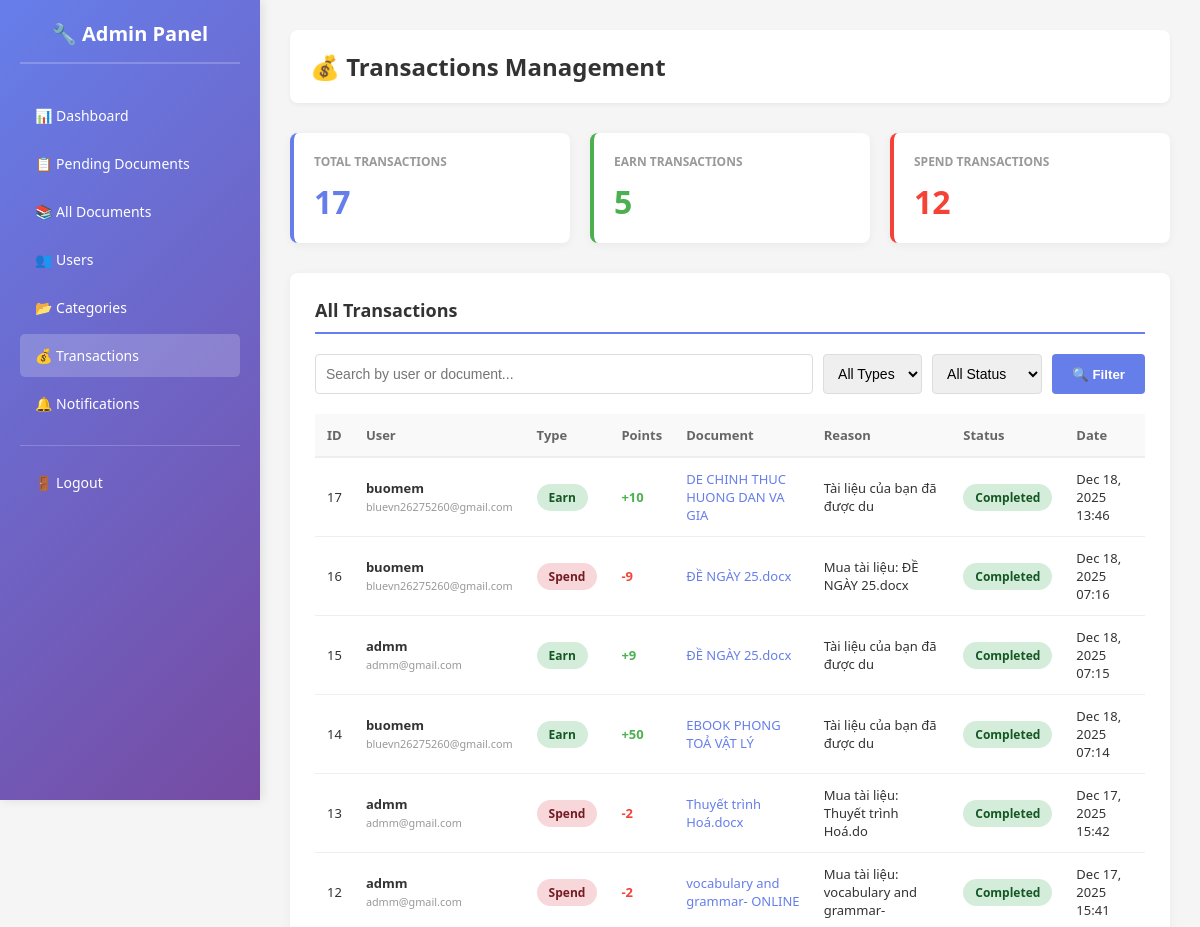
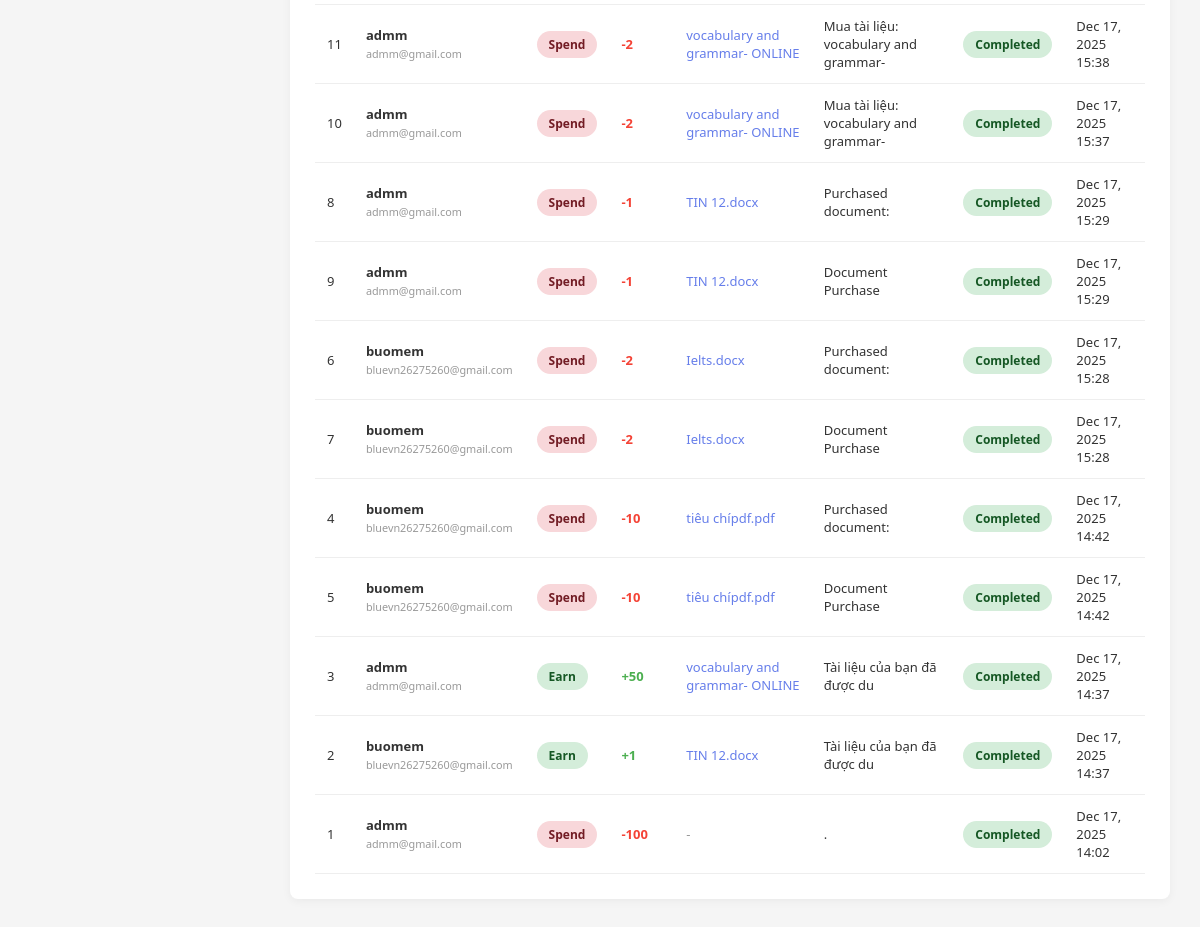
The app's page /admin/transactions.php (signed in) with its own data (2 pictures, top to bottom).
### tables this page shows
CREATE TABLE `point_transactions` (
  `id` int NOT NULL,
  `user_id` int NOT NULL,
  `transaction_type` enum('earn','spend') NOT NULL,
  `points` int NOT NULL,
  `related_document_id` int DEFAULT NULL,
  `reason` varchar(255) DEFAULT NULL,
  `status` enum('pending','completed','cancelled') DEFAULT 'completed',
  `created_at` timestamp NULL DEFAULT CURRENT_TIMESTAMP
);

CREATE TABLE `users` (
  `id` int NOT NULL,
  `username` varchar(50) NOT NULL,
  `email` varchar(100) NOT NULL,
  `role` enum('user','admin') DEFAULT 'user',
  `password` varchar(255) NOT NULL,
  `created_at` timestamp NULL DEFAULT CURRENT_TIMESTAMP,
  `verified_documents_count` int DEFAULT '0'
);

CREATE TABLE `documents` (
  `id` int NOT NULL,
  `user_id` int NOT NULL,
  `original_name` varchar(255) NOT NULL,
  `file_name` varchar(255) NOT NULL,
  `description` text,
  `created_at` timestamp NULL DEFAULT CURRENT_TIMESTAMP,
  `is_public` tinyint(1) DEFAULT '1',
  `status` enum('pending','approved','rejected') DEFAULT 'pending',
  `views` int DEFAULT '0',
  `downloads` int DEFAULT '0',
  `admin_points` int DEFAULT '0',
  `user_price` int DEFAULT '0'
);

### admin/transactions.php (the view, shortened to what this page needs)
<?php
require_once __DIR__ . '/../config/points.php';
$search = isset($_GET['search']) ? mysqli_real_escape_string($conn, $_GET['search']) : '';
$type_filter = isset($_GET['type']) ? mysqli_real_escape_string($conn, $_GET['type']) : 'all';
$status_filter = isset($_GET['status']) ? mysqli_real_escape_string($conn, $_GET['status']) : 'all';
$page = isset($_GET['page']) ? intval($_GET['page']) : 1;
$per_page = 30;
$offset = ($page - 1) * $per_page;
$where_clauses = [];
$where_sql = !empty($where_clauses) ? 'WHERE ' . implode(' AND ', $where_clauses) : '';
$transactions_query = "
    SELECT pt.*,
           u.username, u.email,
           d.original_name, d.id as document_id
    FROM point_transactions pt
    LEFT JOIN users u ON pt.user_id = u.id
    LEFT JOIN documents d ON pt.related_document_id = d.id
    $where_sql
    ORDER BY pt.created_at DESC
    LIMIT $per_page OFFSET $offset
";
$transactions = mysqli_query($conn, $transactions_query);
$stats = mysqli_fetch_assoc(mysqli_query($conn, "
    SELECT
        COUNT(*) as total_transactions,
        COALESCE(SUM(CASE WHEN transaction_type='earn' THEN 1 ELSE 0 END), 0) as earn_count,
        COALESCE(SUM(CASE WHEN transaction_type='spend' THEN 1 ELSE 0 END), 0) as spend_count,
        COALESCE(SUM(CASE WHEN transaction_type='earn' THEN points ELSE 0 END), 0) as total_earned,
        COALESCE(SUM(CASE WHEN transaction_type='spend' THEN points ELSE 0 END), 0) as total_spent,
        COALESCE(SUM(CASE WHEN status='completed' THEN 1 ELSE 0 END), 0) as completed_count,
        COALESCE(SUM(CASE WHEN status='pending' THEN 1 ELSE 0 END), 0) as pending_count
    FROM point_transactions
"));
?>
<!DOCTYPE html>
<html lang="en">
<head>
</head>
<body>
    <div class="admin-container">
        <?php include __DIR__ . '/../includes/admin-sidebar.php'; ?>
        <div class="admin-content">
            <div class="admin-header">
                <h1>💰 Transactions Management</h1>
            </div>
            <div class="stats-grid">
                <div class="stat-card">
                    <h3>Total Transactions</h3>
                    <div class="value"><?= number_format($stats['total_transactions'] ?? 0) ?></div>
                </div>
                <div class="stat-card earn">
                    <h3>Earn Transactions</h3>
                    <div class="value"><?= number_format($stats['earn_count'] ?? 0) ?></div>
                </div>
                <div class="stat-card spend">
                    <h3>Spend Transactions</h3>
                    <div class="value"><?= number_format($stats['spend_count'] ?? 0) ?></div>
                </div>
            </div>
            <div class="content-section">
                <h2>All Transactions</h2>
                <form method="GET" class="filter-bar">
                    <input type="search" name="search" placeholder="Search by user or document..." value="<?= htmlspecialchars($search) ?>">
                    <select name="type">
                        <option value="all" <?= $type_filter === 'all' ? 'selected' : '' ?>>All Types</option>
                    </select>
                    <select name="status">
                        <option value="all" <?= $status_filter === 'all' ? 'selected' : '' ?>>All Status</option>
                    </select>
                    <button type="submit">🔍 Filter</button>
                </form>
                <?php if(mysqli_num_rows($transactions) > 0): ?>
                    <table class="data-table">
                        <thead>
                            <tr>
                                <th>ID</th>
                                <th>User</th>
                                <th>Type</th>
                                <th>Points</th>
                                <th>Document</th>
                                <th>Reason</th>
                                <th>Status</th>
                                <th>Date</th>
                            </tr>
                        </thead>
                        <tbody>
                            <?php while($trans = mysqli_fetch_assoc($transactions)): ?>
                                <tr>
                                    <td><?= $trans['id'] ?></td>
                                    <td>
                                        <strong><?= htmlspecialchars($trans['username'] ?? 'Unknown') ?></strong>
                                        <br><small style="color: #999;"><?= htmlspecialchars($trans['email'] ?? '') ?></small>
                                    </td>
                                    <td>
                                        <span class="badge <?= $trans['transaction_type'] === 'earn' ? 'badge-earn' : 'badge-spend' ?>">
                                            <?= ucfirst($trans['transaction_type']) ?>
                                        </span>
                                    </td>
                                    <td>
                                        <strong style="color: <?= $trans['transaction_type'] === 'earn' ? '#4caf50' : '#f44336' ?>;">
                                            <?= $trans['transaction_type'] === 'earn' ? '+' : '-' ?><?= number_format($trans['points']) ?>
                                        </strong>
                                    </td>
                                    <td>
                                        <?php if($trans['document_id']): ?>
                                            <a href="../view.php?id=<?= $trans['document_id'] ?>" target="_blank" style="color: #667eea; text-decoration: none;">
                                                <?= htmlspecialchars(substr($trans['original_name'] ?? 'Unknown', 0, 30)) ?>
                                            </a>
                                        <?php else: ?>
                                            <span style="color: #999;">-</span>
                                        <?php endif; ?>
                                    </td>
                                    <td><?= htmlspecialchars(substr($trans['reason'] ?? '-', 0, 40)) ?></td>
                                    <td>
                                        <span class="badge badge-<?= $trans['status'] ?>">
                                            <?= ucfirst($trans['status']) ?>
                                        </span>
                                    </td>
                                    <td><?= date('M d, Y H:i', strtotime($trans['created_at'])) ?></td>
                                </tr>
                            <?php endwhile; ?>
                        </tbody>
                    </table>
                <?php else: ?>
                    <div style="text-align: center; padding: 40px; color: #999;">No transactions found</div>
                <?php endif; ?>
            </div>
        </div>
    </div>
</body>
</html>

### admin/transactions.php (style rules this page uses)
* { margin: 0; padding: 0; box-sizing: border-box; }
body { font-family: 'Segoe UI', Tahoma, Geneva, Verdana, sans-serif; background: #f5f5f5; color: #333; }
.admin-container { display: flex; min-height: 100vh; }
.admin-content { flex: 1; margin-left: 260px; padding: 30px; }
.admin-header { display: flex; justify-content: space-between; align-items: center; margin-bottom: 30px; background: white; padding: 20px; border-radius: 8px; box-shadow: 0 2px 5px rgba(0,0,0,0.05); }
.admin-header h1 { font-size: 24px; color: #333; }
.stats-grid { display: grid; grid-template-columns: repeat(auto-fit, minmax(200px, 1fr)); gap: 20px; margin-bottom: 30px; }
.stat-card { background: white; padding: 20px; border-radius: 8px; box-shadow: 0 2px 10px rgba(0,0,0,0.05); border-left: 4px solid #667eea; }
.stat-card h3 { font-size: 12px; color: #999; font-weight: 600; margin-bottom: 10px; text-transform: uppercase; }
.stat-card .value { font-size: 32px; font-weight: bold; color: #667eea; }
.stat-card.earn { border-left-color: #4caf50; }
.stat-card.earn .value { color: #4caf50; }
.stat-card.spend { border-left-color: #f44336; }
.stat-card.spend .value { color: #f44336; }
.content-section { background: white; padding: 25px; border-radius: 8px; box-shadow: 0 2px 10px rgba(0,0,0,0.05); margin-bottom: 30px; }
.content-section h2 { font-size: 18px; margin-bottom: 20px; color: #333; border-bottom: 2px solid #667eea; padding-bottom: 10px; }
.filter-bar { display: flex; gap: 10px; margin-bottom: 20px; flex-wrap: wrap; }
.filter-bar input, .filter-bar select { padding: 10px; border: 1px solid #ddd; border-radius: 4px; font-size: 14px; }
.filter-bar input[type="search"] { flex: 1; min-width: 200px; }
.filter-bar button { padding: 10px 20px; background: #667eea; color: white; border: none; border-radius: 4px; cursor: pointer; font-weight: 600; }
.data-table { width: 100%; border-collapse: collapse; margin-top: 15px; font-size: 13px; }
.data-table thead { background: #f9f9f9; }
.data-table th { padding: 12px; text-align: left; font-weight: 600; color: #666; border-bottom: 2px solid #eee; }
.data-table td { padding: 12px; border-bottom: 1px solid #eee; }
.badge { display: inline-block; padding: 5px 12px; border-radius: 20px; font-size: 12px; font-weight: 600; }
.badge-earn { background: #d4edda; color: #155724; }
.badge-spend { background: #f8d7da; color: #721c24; }
.badge-completed { background: #d4edda; color: #155724; }

### records on screen
point_transactions: id "17", user.username "buomem", user.email "bluevn26275260@gmail.com", transaction_type "Earn", points "10", related_document.original_name "DE CHINH THUC HUONG DAN VA GIA", reason "Tài liệu của bạn đã được du", status "Completed", created_at "Dec 18, 2025 13:46"
point_transactions: id "16", user.username "buomem", user.email "bluevn26275260@gmail.com", transaction_type "Spend", points "9", related_document.original_name "ĐỀ NGÀY 25.docx", reason "Mua tài liệu: ĐỀ NGÀY 25.docx", status "Completed", created_at "Dec 18, 2025 07:16"
point_transactions: id "15", user.username "admm", user.email "admm@gmail.com", transaction_type "Earn", points "9", related_document.original_name "ĐỀ NGÀY 25.docx", reason "Tài liệu của bạn đã được du", status "Completed", created_at "Dec 18, 2025 07:15"
point_transactions: id "14", user.username "buomem", user.email "bluevn26275260@gmail.com", transaction_type "Earn", points "50", related_document.original_name "EBOOK PHONG TOẢ VẬT LÝ", reason "Tài liệu của bạn đã được du", status "Completed", created_at "Dec 18, 2025 07:14"
point_transactions: id "13", user.username "admm", user.email "admm@gmail.com", transaction_type "Spend", points "2", related_document.original_name "Thuyết trình Hoá.docx", reason "Mua tài liệu: Thuyết trình Hoá.do", status "Completed", created_at "Dec 17, 2025 15:42"
point_transactions: id "12", user.username "admm", user.email "admm@gmail.com", transaction_type "Spend", points "2", related_document.original_name "vocabulary and grammar- ONLINE", reason "Mua tài liệu: vocabulary and grammar-", status "Completed", created_at "Dec 17, 2025 15:41"
point_transactions: id "11", user.username "admm", user.email "admm@gmail.com", transaction_type "Spend", points "2", related_document.original_name "vocabulary and grammar- ONLINE", reason "Mua tài liệu: vocabulary and grammar-", status "Completed", created_at "Dec 17, 2025 15:38"
point_transactions: id "10", user.username "admm", user.email "admm@gmail.com", transaction_type "Spend", points "2", related_document.original_name "vocabulary and grammar- ONLINE", reason "Mua tài liệu: vocabulary and grammar-", status "Completed", created_at "Dec 17, 2025 15:37"
point_transactions: id "8", user.username "admm", user.email "admm@gmail.com", transaction_type "Spend", points "1", related_document.original_name "TIN 12.docx", reason "Purchased document:", status "Completed", created_at "Dec 17, 2025 15:29"
point_transactions: id "9", user.username "admm", user.email "admm@gmail.com", transaction_type "Spend", points "1", related_document.original_name "TIN 12.docx", reason "Document Purchase", status "Completed", created_at "Dec 17, 2025 15:29"
point_transactions: id "6", user.username "buomem", user.email "bluevn26275260@gmail.com", transaction_type "Spend", points "2", related_document.original_name "Ielts.docx", reason "Purchased document:", status "Completed", created_at "Dec 17, 2025 15:28"
point_transactions: id "7", user.username "buomem", user.email "bluevn26275260@gmail.com", transaction_type "Spend", points "2", related_document.original_name "Ielts.docx", reason "Document Purchase", status "Completed", created_at "Dec 17, 2025 15:28"
point_transactions: id "4", user.username "buomem", user.email "bluevn26275260@gmail.com", transaction_type "Spend", points "10", related_document.original_name "tiêu chípdf.pdf", reason "Purchased document:", status "Completed", created_at "Dec 17, 2025 14:42"
point_transactions: id "5", user.username "buomem", user.email "bluevn26275260@gmail.com", transaction_type "Spend", points "10", related_document.original_name "tiêu chípdf.pdf", reason "Document Purchase", status "Completed", created_at "Dec 17, 2025 14:42"
point_transactions: id "3", user.username "admm", user.email "admm@gmail.com", transaction_type "Earn", points "50", related_document.original_name "vocabulary and grammar- ONLINE", reason "Tài liệu của bạn đã được du", status "Completed", created_at "Dec 17, 2025 14:37"
point_transactions: id "2", user.username "buomem", user.email "bluevn26275260@gmail.com", transaction_type "Earn", points "1", related_document.original_name "TIN 12.docx", reason "Tài liệu của bạn đã được du", status "Completed", created_at "Dec 17, 2025 14:37"
point_transactions: id "1", user.username "admm", user.email "admm@gmail.com", transaction_type "Spend", points "100", reason ".", status "Completed", created_at "Dec 17, 2025 14:02"

### other values on screen
$stats['total_transactions'] "17"
$stats['earn_count'] "5"
$stats['spend_count'] "12"
